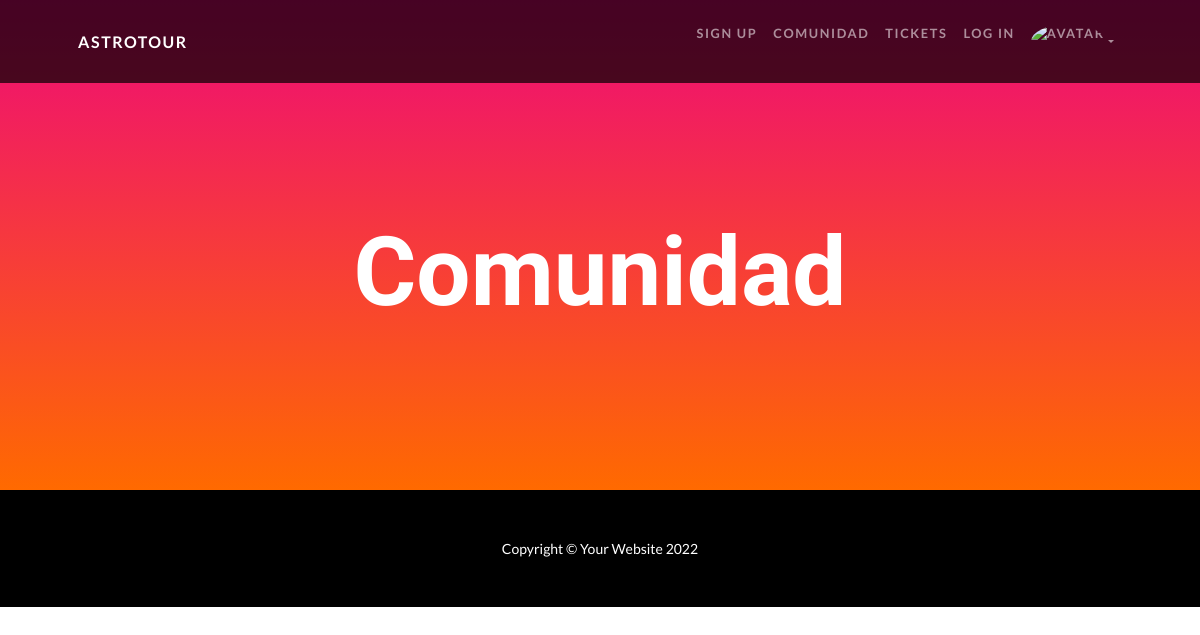
Page /comunidad/posteos (signed in) on the earlier database version.
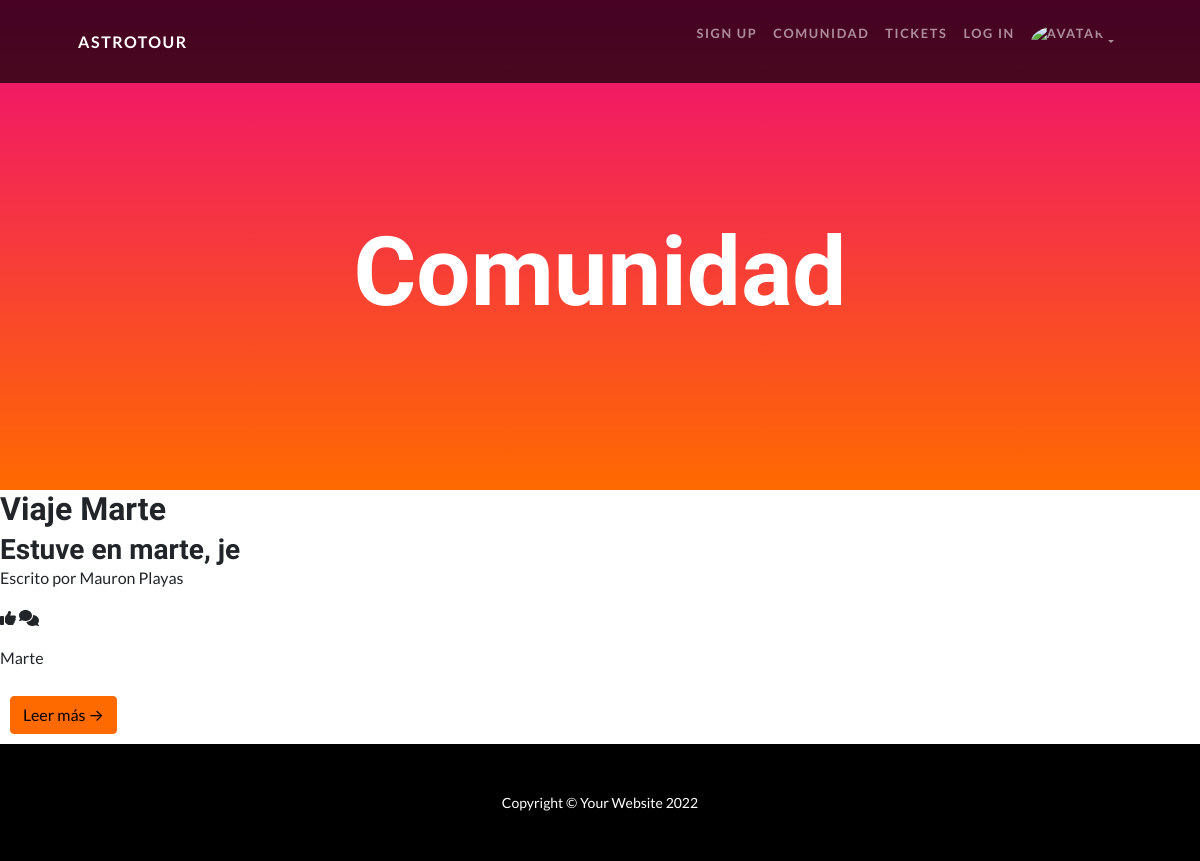
Same page on the later database version.
### Comunidad/models.py (models this page shows)
class Posts(models.Model):
    usuario = models.ForeignKey(Astroturista, on_delete= models.CASCADE)
    nombre_post = models.CharField(max_length= 50)
    descripcion = models.CharField(max_length= 50)
    texto = models.TextField()
    imagen = models.ImageField(upload_to = "imagen", null = True, blank = True)

### Usuario/models.py (models this page shows)
class Astroturista(models.Model):
    peso = models.IntegerField(null = True, blank = True)
    pasaporte_espacial = models.IntegerField()
    user = models.OneToOneField(User, on_delete=models.CASCADE)
    avatar = models.ImageField(upload_to = "avatares", null = True, blank = True)
    def __str__(self):
        return f"{self.user.first_name} {self.user.last_name}"

### Comunidad/views.py (the view)
# urls.py: path("posteos", views.posteos, name = "Ver_post"),
def posteos(request):
    post = Posts.objects.all()
    contexto={
        'post': post,
        'posteos': posteos
    }
    if not request.user.is_authenticated:
        return render(request, 'login.html', contexto)
    else:
        return render(request, 'inicio_posts.html', contexto)

### Comunidad/templates/inicio_posts.html
{% extends "padre_comunidad.html" %}
{% block ContenidoQueCambia %}
{% for posteo in post %}
<h2 class="card-title">{{posteo.nombre_post}}</h2>
<h3 class="card-subtitle">{{posteo.descripcion}}</h3>
<p class="post-meta">Escrito por {{posteo.usuario}}</p>
<p>
    <span><i class="fas fa-thumbs-up"></i>{{posteo.get_like_count}}</span>
    <span><i class="fas fa-comments"></i>{{posteo.get_comment_count}}</span>
</p>
<p class="card-text">{{posteo.texto}}</p>
<a class="btn btn-secondary" style= margin:10px; href="{% url 'Mostrar_posts' posteo.pk %}">Leer más →</a>
{% endfor %}
{% endblock ContenidoQueCambia %}

Differences in the rows shown:
added Posts: nombre_post "Viaje Marte", descripcion "Estuve en marte, je", usuario "Mauron Playas", texto "Marte"
